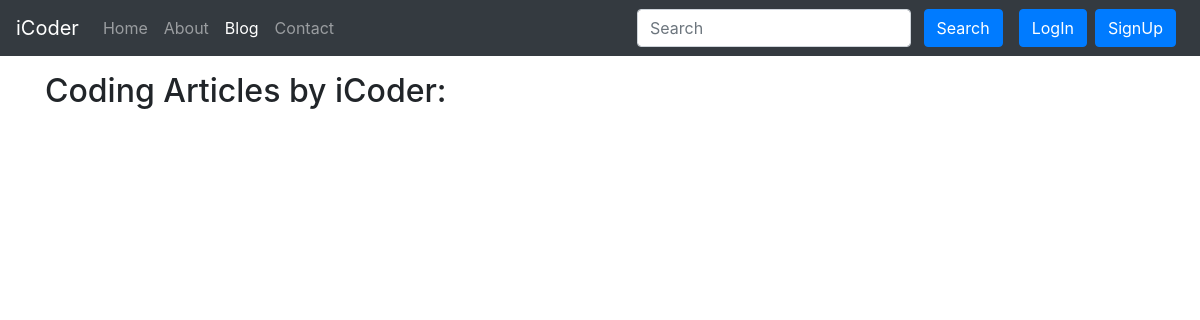
The page /blog/ on the database as committed earlier.
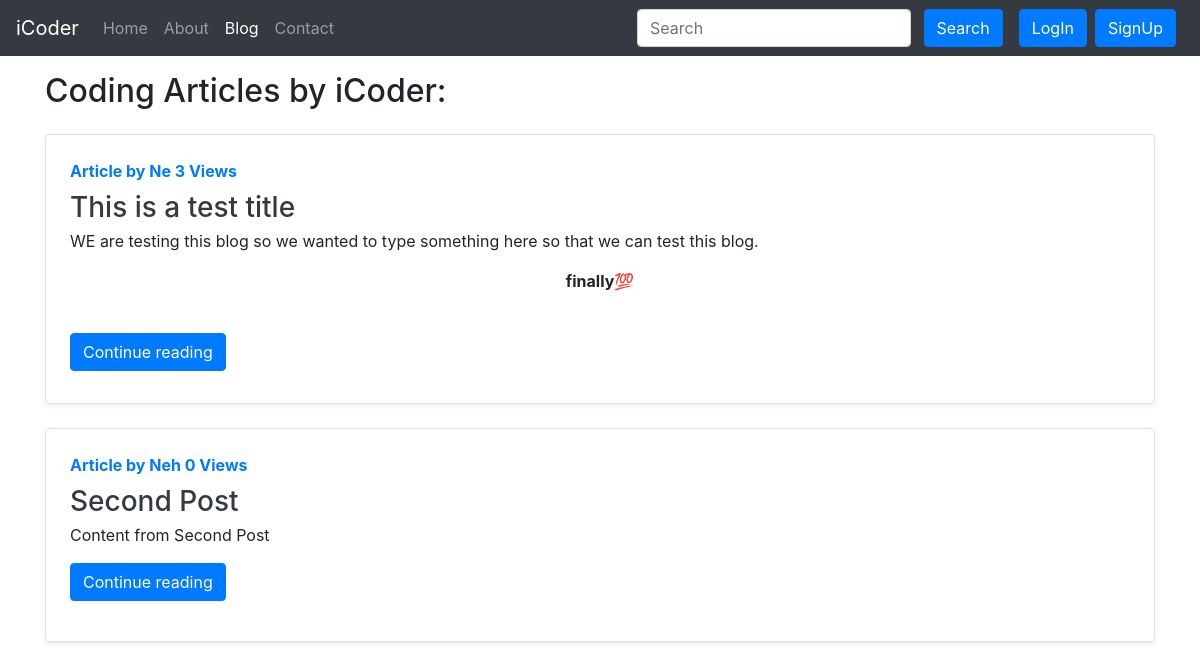
The same page on the database as committed later.
### blog/models.py (models this page shows, shortened)
class Post(models.Model):
    sno = models.AutoField(primary_key=True)
    title = models.CharField(max_length=255)
    content = models.TextField()
    author = models.CharField(max_length=13)
    slug = models.CharField(max_length=130)
    views = models.IntegerField(default=0)
    timeStamp = models.DateTimeField(blank=True)

### blog/views.py (the view)
# urls.py: path('', views.blogHome, name='blogHome'),
def blogHome(request):
    allPosts = Post.objects.all()
    context = {'allPosts': allPosts}
    return render(request, 'blog/blogHome.html', context)

### templates/blog/blogHome.html (shortened to what this page needs)
{% extends 'base.html' %}
{% block blogactive %} active {% endblock blogactive %}
{% block body %}
<div class="container my-3">
    <h2>Coding Articles by iCoder: </h2>
    {% for post in allPosts %}
    <div class="row no-gutters border rounded overflow-hidden flex-md-row my-4 shadow-sm h-md-250 position-relative">
        <div class="col p-4 d-flex flex-column position-static">
          <strong class="d-inline-block mb-2 text-primary">Article by {{post.author}} {{post.views}} Views</strong>
            <h3 class="mb-0 "><a class="text-dark" href="/blog/{{post.slug}}">{{post.title}}</a></h3>
            <p class="card-text mb-auto"><div class="preview">{{post.content|safe| truncatechars:200}}</div></p>
            <div class="my-2">
                <a href="/blog/{{post.slug}}" role="button" class="btn btn-primary">Continue reading</a>
            </div>
            </div>
      </div>
    {% endfor %}
</div>
{% endblock body %}

### templates/base.html (shortened to what this page needs)
<!doctype html>
<html lang="en">
  <head>
    <link rel="stylesheet" href="https://stackpath.bootstrapcdn.com/bootstrap/4.5.0/css/bootstrap.min.css">
  </head>
  <body>
    <nav class="navbar navbar-expand-lg navbar-dark bg-dark">
  <a class="navbar-brand" href="/">iCoder</a>
  <div class="collapse navbar-collapse" id="navbarSupportedContent">
    <ul class="navbar-nav mr-auto">
      <li class="nav-item {% block homeactive %} {% endblock homeactive %}">
        <a class="nav-link" href="/">Home <span class="sr-only">(current)</span></a>
      </li>
      <li class="nav-item{% block aboutactive %} {% endblock aboutactive %}">
        <a class="nav-link" href="/about">About</a>
      </li>
      <li class="nav-item{% block blogactive %} {% endblock blogactive %}">
        <a class="nav-link" href="/blog">Blog</a>
      </li>
      <li class="nav-item{% block contactactive %} {% endblock contactactive %}">
        <a class="nav-link" href="/contact">Contact</a>
      </li>
    </ul>
      <div class="ml-auto form-inline">
    <form method="get" action="/search" class=" my-2 my-lg-0 mx-3">
      <input class="form-control mr-sm-2" type="search" placeholder="Search" aria-label="Search" name="query" id="query">
     <button class="btn btn-primary my-2 my-sm-0" type="submit">Search</button>
    </form>
      {% if user.is_authenticated %}
      <ul class="navbar-nav mr-2">
          <li class="nav-item dropdown">
        <a class="nav-link dropdown-toggle" href="#" id="navbarDropdown" role="button" data-toggle="dropdown" aria-haspopup="true" aria-expanded="false">
            Welcome {{request.user}}
        </a>
        <div class="dropdown-menu" aria-labelledby="navbarDropdown">
          <a class="dropdown-item" href="logout/">Logout</a>
        </div>
      </li>
      </ul>
      {% else %}
      <button type="button" class="btn btn-primary mr-2" data-toggle="modal" data-target="#loginModal">
       LogIn
      </button>
      <button type="button" class="btn btn-primary mr-2" data-toggle="modal" data-target="#signupModal">
       SignUp
      </button>
      {% endif %}
      </div>
  </div>
</nav>
    {% block body %}
    {% endblock body %}
  </body>
</html>

Rows that differ between the two databases and show on the page:
added Post: author "Ne", views "3", title "This is a test title", content "WE are testing this blog so we wanted to type something here so that we can test this blog. finally💯"
added Post: author "Neh", views "0", title "Second Post", content "Content from Second Post"
